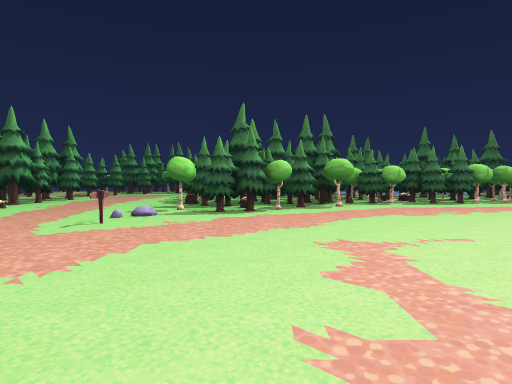
[1] (above)

24 first-person views from a walk through a scene from a Unity 3-D project. The camera is 1.3 m above the floor, tilts 2° down and sees 75° across. The floor is counted in squares, 2 m on a side. Each view is taken from the middle of a square. On the plan, view 1 faces up. The plan holds only what a view shows up to about 10 squares ahead; the rest is blank. The place goes on beyond the plan. The player character is not drawn.

[2]
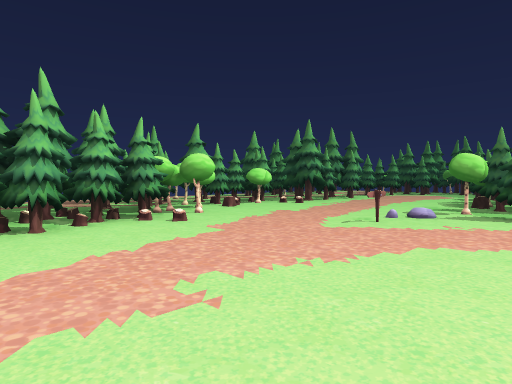

[3]
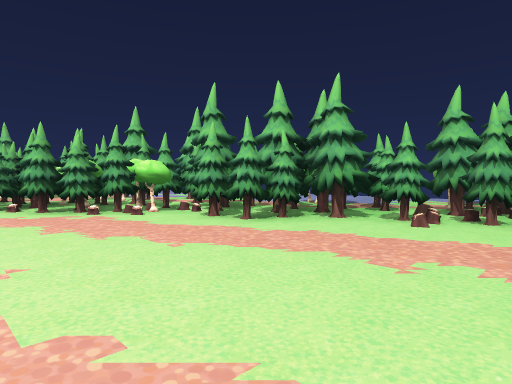

[4]
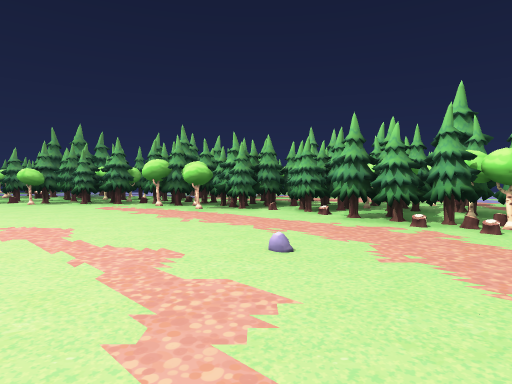

[5]
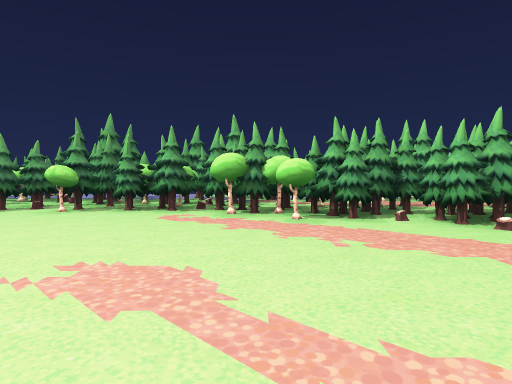

[6]
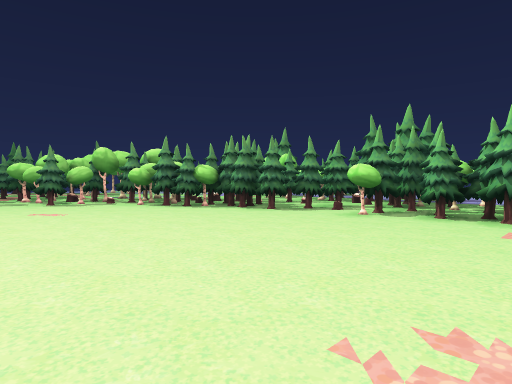

[7]
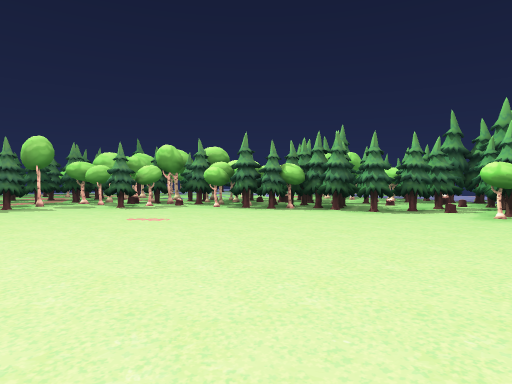

[8]
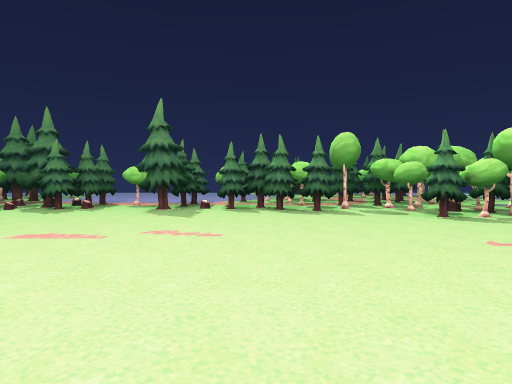

[9]
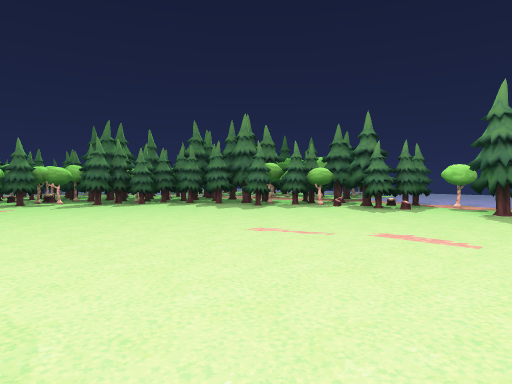

[10]
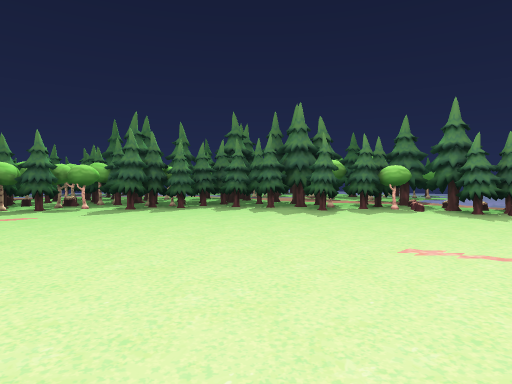

[11]
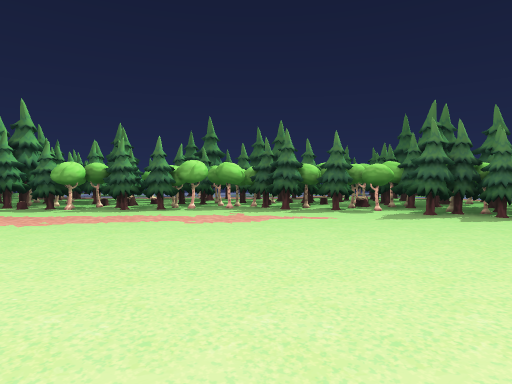

[12]
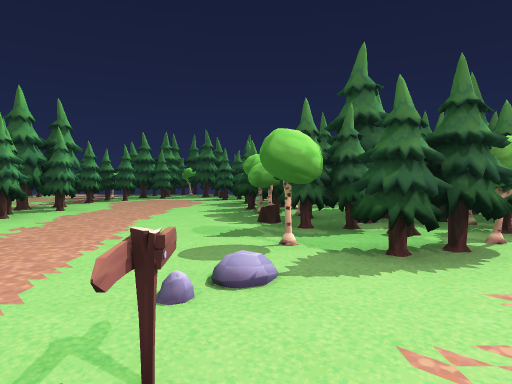

[13]
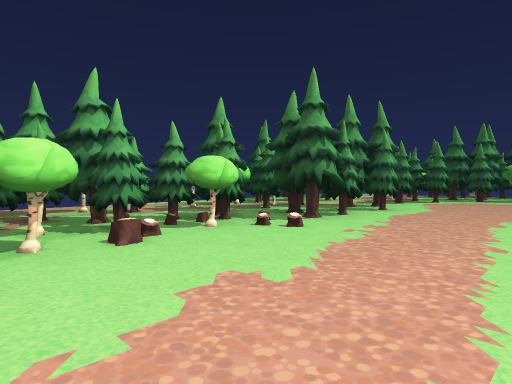

[14]
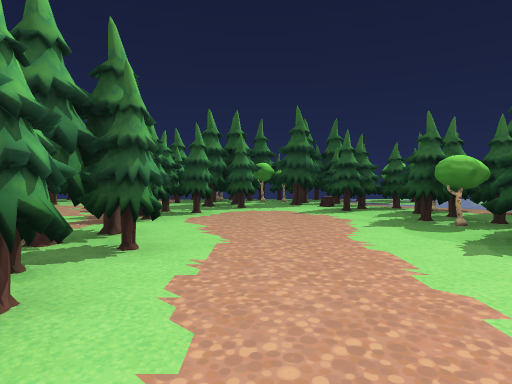

[15]
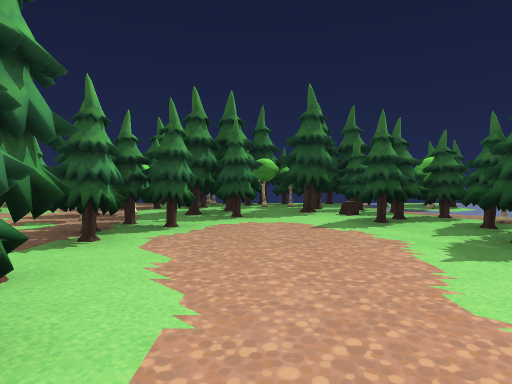

[16]
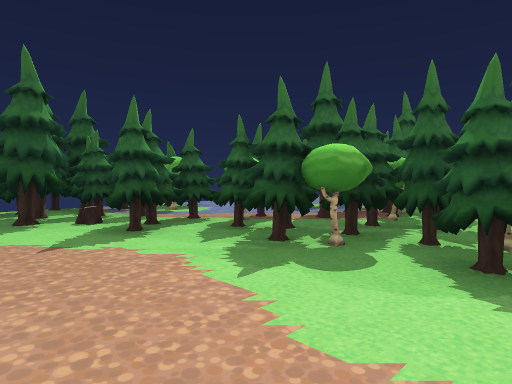

[17]
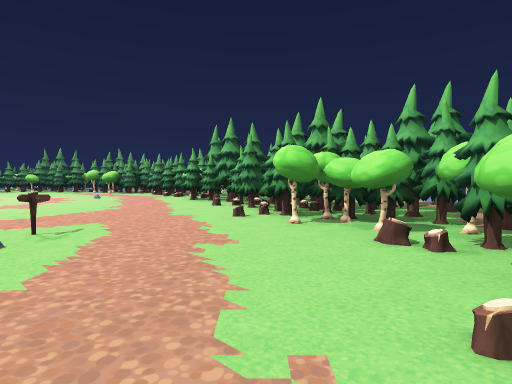

[18]
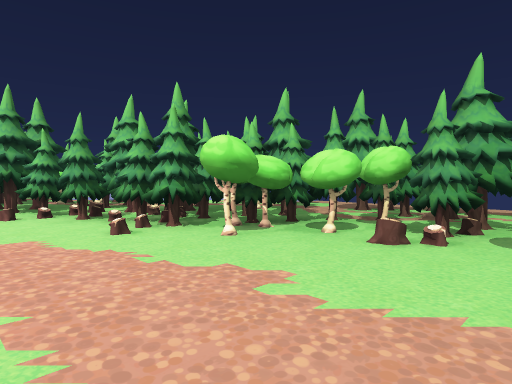

[19]
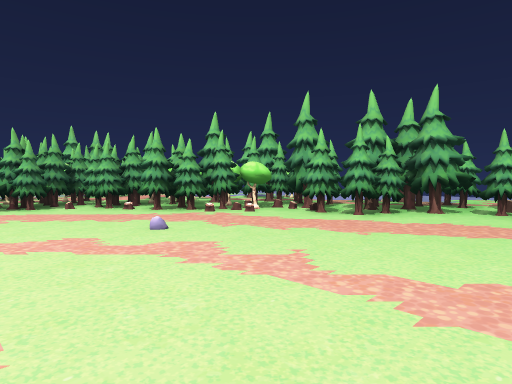

[20]
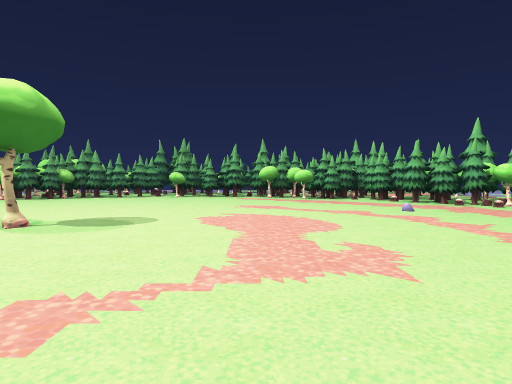

[21]
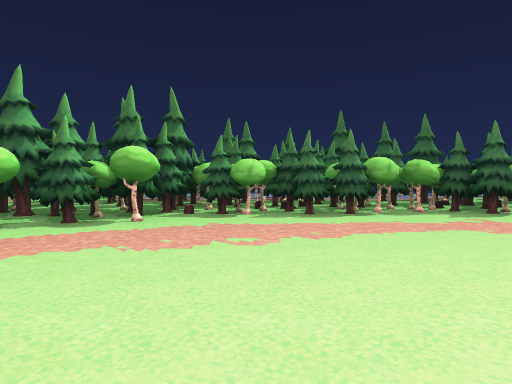

[22]
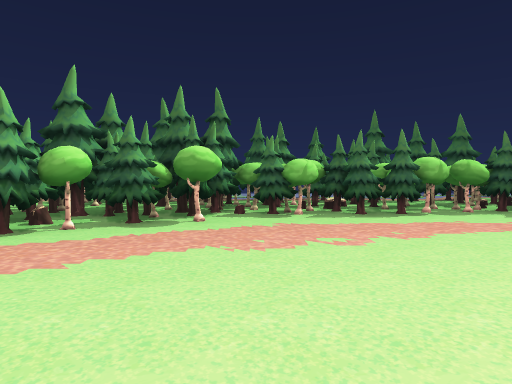

[23]
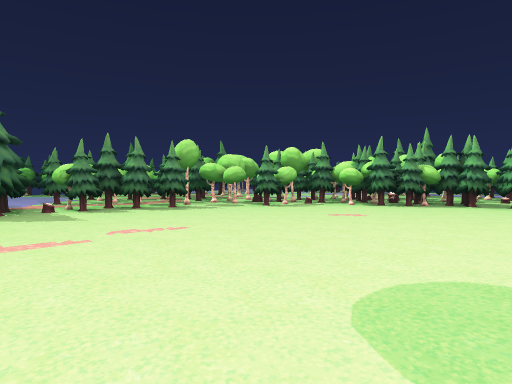

[24]
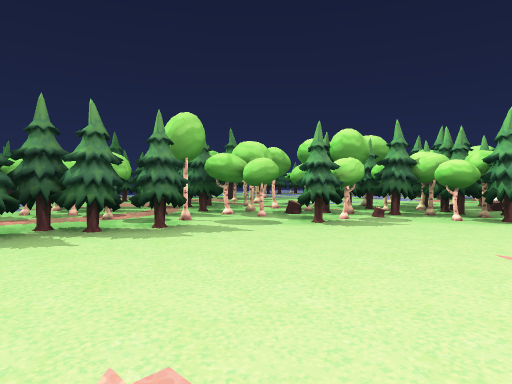

### Floor plan
Key: @ floor where view 1 was taken; # wall or solid block; . floor; T tree; O other object.
Columns run from 9 left of view 1 to 19 right of it. Each row starts with its distance up from view 1.
 19  T OOTTTOO
 18  OOO#TTOOT
 17    TTTTO#
 16    TT.TTT..O
 15   TT..TTTT  T
 14  .T....TTT OT
 13  .T....TTTTT TOTT T
 12  TT....TTO TO#OO#TTTOTTT
 11  OTT...TTTTT#TTTT#T##TT
 10 #TTT...#TOTTT#T##TT##TTT
  9 TTTT...OTTTT.#TT..TT##TO
  8 TTTT....T#T#........TTTTTT
  7 TT#.....TT............TTTT
  6 TTT....................TTT
  5 TT#....O...............TTTT
  4 TTT#.....................#T.
  3 TTTTT....................TT.
  2 T TTT....................TTT
  1  TTTT.....................#
  0  O#TTT...@..............TTTT
 -1  .TTTT..........#........TTTT
 -2  .TOTTT.................TT T
 -3  TT#OTT.................TT##
 -4   #OTOT#.................####
 -5    .OTTTT..............T###
 -6     TTT#T..............###
 -7      TTOTT...........####
 -8     OOOOTTTT#......TTTT##
 -9     OO OOTTTTTTT#.TTTTT##
-10       OOOTOOTTTTTTTT O T#
-11       ..O   OOO#TTTOO O.
-12       TT     OTO TOO

Positions as (right, up) in squares from view 1, and headings:
1: (0, 0), facing up
2: (0, 0), facing up-left
3: (1, 2), facing down-left
4: (1, 0), facing down
5: (3, -2), facing down
6: (4, -3), facing down-right
7: (6, -2), facing down-right
8: (8, -2), facing right
9: (8, -1), facing up-right
10: (8, 1), facing up-right
11: (8, 2), facing up
12: (-2, 4), facing up
13: (-3, 4), facing up-left
14: (-5, 8), facing up
15: (-5, 10), facing up
16: (-5, 11), facing up-right
17: (-5, 9), facing down
18: (-3, 7), facing down-left
19: (3, 1), facing down-left
20: (4, 4), facing down
21: (4, 3), facing up
22: (3, 3), facing up
23: (8, 1), facing down-right
24: (11, -1), facing down-right
